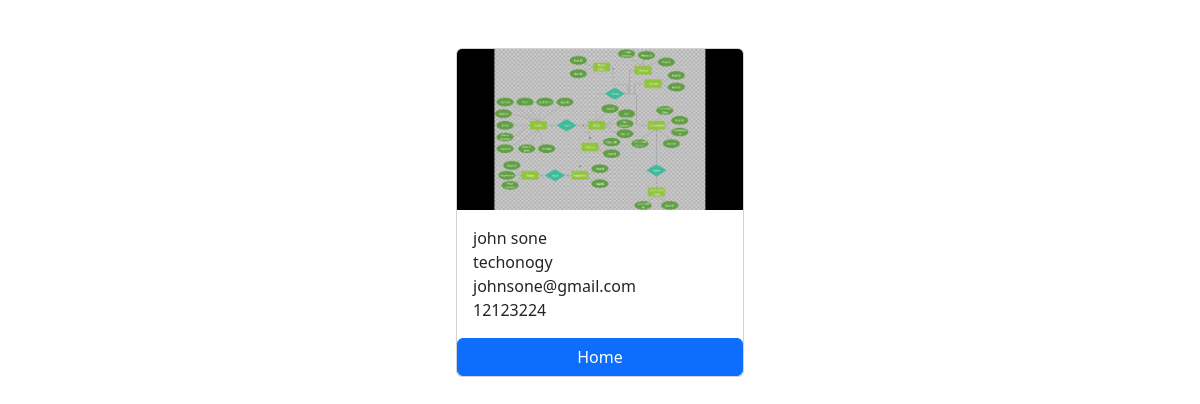
The page /employees/4/ on the database its author committed.
### employees/models.py (models this page shows, shortened)
class Employee(models.Model):
    first_name = models.CharField(max_length=100)
    last_name = models.CharField(max_length=100)
    photo = models.ImageField(upload_to='images')
    designation = models.CharField(max_length=100)
    email_address = models.EmailField(max_length=100, unique=True)
    phone_number = models.CharField(max_length=12, blank=True)
    created_at = models.DateTimeField(auto_now_add=True)
    updated_at = models.DateTimeField(auto_now=True)

### employees/views.py (the view)
# urls.py: path('<int:pk>/',views.employee_detail, name='employee_detail')
def employee_detail(request,pk):
    employee = get_object_or_404(Employee,pk=pk)
    context = {
        'employee':employee,
    }
    return render(request,'employee_detail.html',context)

### templates/employee_detail.html (shortened to what this page needs)
{% load static %}
<!DOCTYPE html>
<html lang="en">
<head>
    <link href="https://cdn.jsdelivr.net/npm/bootstrap@5.3.3/dist/css/bootstrap.min.css" rel="stylesheet"
>
    <link rel="stylesheet" href="{% static 'css/style.css' %}">
</head>
<body>
    <div class="card mx-auto mt-5" style="width: 18rem;">
        <img class="card-img-top " src="{{employee.photo.url}}" alt="employee Photo">
        <div class="card-body">
            <p class="card-text m-0">{{employee.first_name}} {{employee.last_name}}</p>
            <p class="card-text m-0">{{employee.designation}}</p>
            <p class="card-text m-0">{{employee.email_address}}</p>
            <p class="card-text m-0">{{employee.phone_number}}</p>
        </div>
        <a href="{% url 'home' %}" class="btn btn-primary">Home</a>
    </div>
</body>
</html>

### rows shown on the page
Employee: photo (picture), first_name "john", last_name "sone", designation "techonogy", email_address "johnsone@gmail.com", phone_number "12123224"
